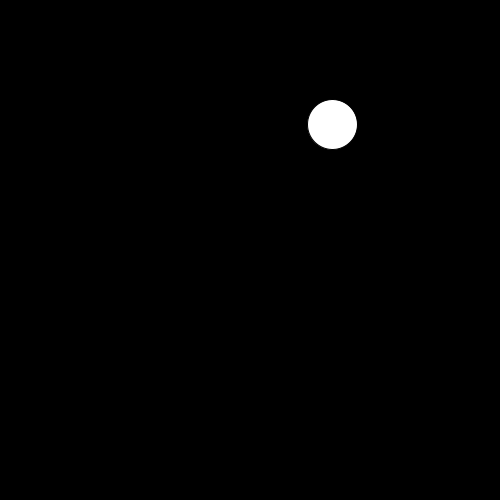
Frame 1 (no input)
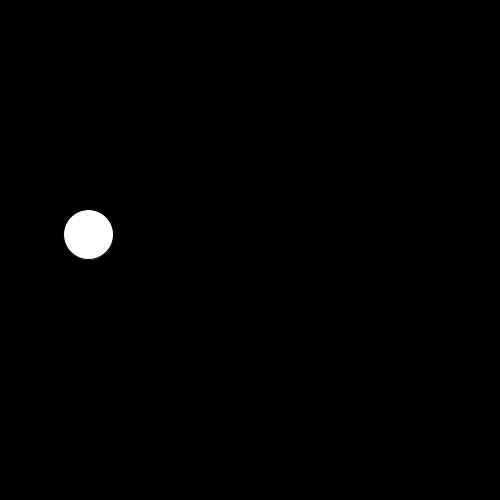
Frame 60 (the mouse pressed at the canvas centre just before this capture)
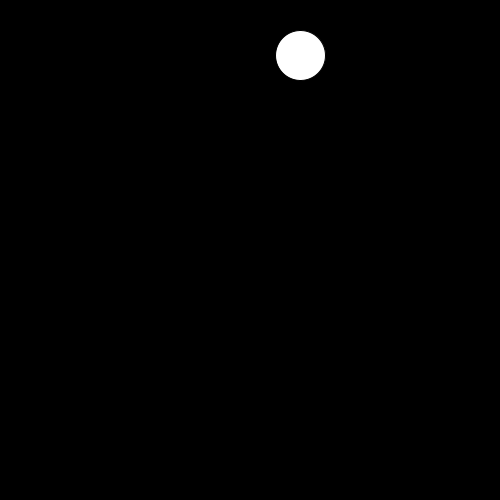
Frame 120 (the mouse held since frame 60 and released just before this capture)

The Processing sketch that drew these frames (run headless with seeded random() and noise(); from frame 60 on, the mouse is pressed at the canvas centre):

// Processing sketch: PVectorWork
// ── PVectorWork.pde
//Createa PVector to define x,y,z position
PVector pos;

//Create a PVector to define acceleration 
PVector acc;
int speed = 10;
void setup() {

  size(500, 500);
  pos = new PVector (random(width), random(height), 50); //create new PVector and hold it in pos
  acc = new PVector (random(-speed, speed), random(-speed, speed), 0);
}

void draw() {
  background(0);
  pos.add(acc); //increments whatever value of acc to pos continously

  //--Boundary Check--
  if (pos.x>width-(pos.z/2) || pos.x<pos.z/2) { //If the position of the ellipse exceeds the boundaries in relation to its size, so it bounces using the ellipse's edge
    acc.x = acc.x*-1;
  }

  if (pos.y>height-(pos.z/2) || pos.y<pos.z/2) { //If you don't divide by 2, there will be a circle extra of space, so dividing it by 2 gives the radius to use as the boundary
    acc.y = acc.y*-1;
  }

  ellipse(pos.x, pos.y, pos.z, pos.z); //can also use cicle(), which uses the x, y, z parameters only -- takes only three arguments
  //Though, ellipse comes in handy if you don't want something to just be a spherical circle, like an oval
}

void mousePressed() {
  acc = new PVector (random(-speed, speed), random(-speed, speed), 0);
  pos = new PVector (random(width), random(height), 50); //reset PVector position every time mouse is clicked
}
